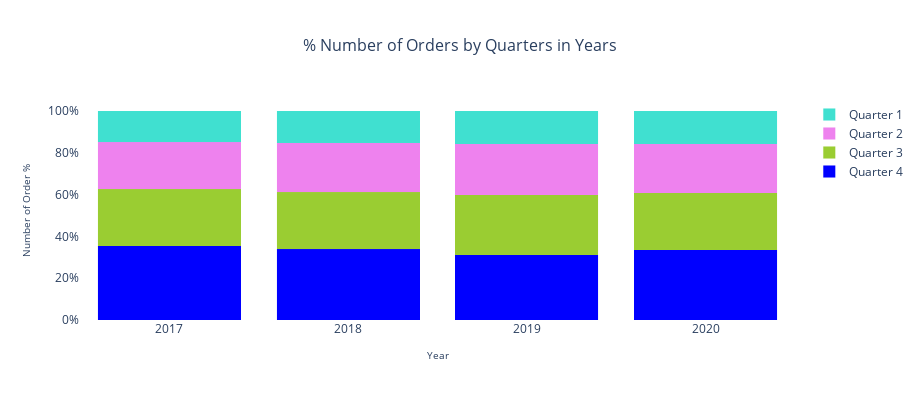

This figure's notebook cell:
### Code cell
#create DataFrame by Number of Order and Order Date
orderdateO=data_mix.pivot_table(values='SalesOrderNumber', index='OrderYear',columns='OrderQuarter', aggfunc='nunique')
orderdateO[5] = orderdateO.sum(axis=1)
#change data to percentage
for i in range(1,5):
    orderdateO[i] = round(orderdateO[i]/orderdateO[5]*100,2)

#create 100% stack bar plot Total Order Number by Quarters of Years
import plotly.graph_objs as go
fig = go.Figure()
fig.add_trace(go.Bar(y=orderdateO[4],x=orderdateO.index,name="Quarter 4",marker=dict(color='blue', line=dict(color='blue', width=0.05))))
fig.add_trace(go.Bar(y=orderdateO[3],x=orderdateO.index,name="Quarter 3",marker=dict(color='yellowgreen', line=dict(color='yellowgreen', width=0.05))))
fig.add_trace(go.Bar(y=orderdateO[2],x=orderdateO.index,name="Quarter 2",marker=dict(color='violet', line=dict(color='violet', width=0.05))))
fig.add_trace(go.Bar(y=orderdateO[1],x=orderdateO.index,name="Quarter 1",marker=dict(color='turquoise', line=dict(color='turquoise', width=0.05))))
fig.update_layout(xaxis=dict(title_text="Year",titlefont=dict(size=10)),
    yaxis=dict(title_text="Number of Order %",ticktext=["0%", "20%", "40%", "60%","80%","100%"],tickvals=[0, 20, 40, 60, 80, 100],tickmode="array",titlefont=dict(size=10)),
    barmode='stack',width=920,height=400,paper_bgcolor='white',plot_bgcolor='white',title_font_size=16,
    title={'text': "% Number of Orders by Quarters in Years",'x':0.5,'y':0.9,'xanchor': 'center','yanchor': 'top'})

### Figure 1 — Plotly figure (JSON) as saved in the notebook; plotly's stock layout.template omitted (floating-point values rounded to 4 significant figures)
{"data": [{"marker": {"color": "blue", "line": {"color": "blue", "width": 0.05}}, "name": "Quarter 4", "type": "bar", "x": ["2017", "2018", "2019", "2020"], "y": [35.6, 33.88, 31.2, 33.62]}, {"marker": {"color": "yellowgreen", "line": {"color": "yellowgreen", "width": 0.05}}, "name": "Quarter 3", "type": "bar", "x": ["2017", "2018", "2019", "2020"], "y": [26.99, 27.3, 28.74, 27.32]}, {"marker": {"color": "violet", "line": {"color": "violet", "width": 0.05}}, "name": "Quarter 2", "type": "bar", "x": ["2017", "2018", "2019", "2020"], "y": [22.55, 23.59, 24.37, 23.47]}, {"marker": {"color": "turquoise", "line": {"color": "turquoise", "width": 0.05}}, "name": "Quarter 1", "type": "bar", "x": ["2017", "2018", "2019", "2020"], "y": [14.86, 15.23, 15.69, 15.58]}], "layout": {"barmode": "stack", "height": 400, "paper_bgcolor": "white", "plot_bgcolor": "white", "title": {"font": {"size": 16}, "text": "% Number of Orders by Quarters in Years", "x": 0.5, "xanchor": "center", "y": 0.9, "yanchor": "top"}, "width": 920, "xaxis": {"title": {"font": {"size": 10}, "text": "Year"}}, "yaxis": {"tickmode": "array", "ticktext": ["0%", "20%", "40%", "60%", "80%", "100%"], "tickvals": [0, 20, 40, 60, 80, 100], "title": {"font": {"size": 10}, "text": "Number of Order %"}}}}
